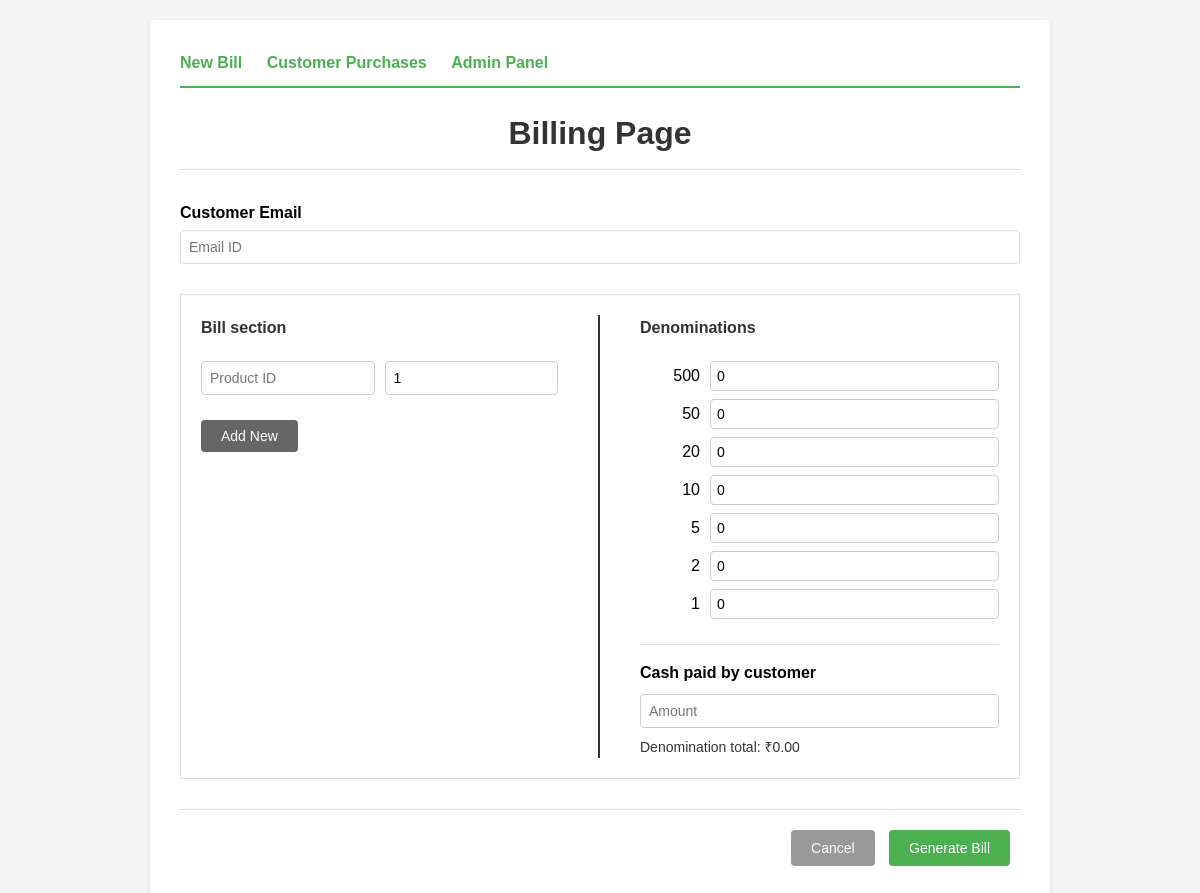
The page / on the database its author committed.
### billing/models.py (models this page shows, shortened)
class ShopDenomination(models.Model):
    value = models.IntegerField(unique=True)
    count = models.IntegerField(
        validators=[MinValueValidator(0)],
        default=0
    )
    class Meta:
        ordering = ['-value']

### billing/views.py (the view)
# urls.py: path('', views.index, name='index'),
def index(request):
    products = Product.objects.all()
    denominations = ShopDenomination.objects.all()
    return render(request, 'billing/index.html', {
        'products': products,
        'denominations': denominations
    })

### templates/billing/index.html (shortened to what this page needs)
{% extends 'base.html' %}
{% block content %}
<h1 class="page-title">Billing Page</h1>
<div class="customer-section">
    <label for="customer_email">Customer Email</label>
    <input type="email" id="customer_email" placeholder="Email ID" required>
</div>
<div class="billing-section">
    <div class="bill-items">
        <h3>Bill section</h3>
        <div id="product-items">
            <div class="product-row">
                <input type="text" class="product-id" placeholder="Product ID">
                <input type="number" class="quantity" placeholder="Quantity" min="1" value="1">
            </div>
        </div>
        <button type="button" class="add-new-btn" onclick="addProductRow()">Add New</button>
    </div>
    <div class="denominations">
        <h3>Denominations</h3>
        {% for denom in denominations %}
        <div class="denom-row">
            <label>{{ denom.value }}</label>
            <input type="number"
                   id="denom_{{ denom.value }}"
                   class="denomination-count"
                   data-value="{{ denom.value }}"
                   placeholder="Count"
                   min="0"
                   value="0">
        </div>
        {% endfor %}
        <div class="cash-paid-section">
            <label for="amount_paid">Cash paid by customer</label>
             <input type="number"
                 id="amount_paid"
                 placeholder="Amount"
                 min="0"
                 step="0.01"
                 required>
             <div style="margin-top:8px;font-size:14px;color:#333">Denomination total: ₹<span id="denom_total">0.00</span></div>
        </div>
    </div>
</div>
<div class="button-group">
    <button type="button" class="secondary" onclick="resetForm()">Cancel</button>
    <button type="button" onclick="generateBill()">Generate Bill</button>
</div>
{% endblock %}

### templates/base.html (style rules this page uses)
* { margin: 0; padding: 0; box-sizing: border-box; }
body { font-family: Arial, sans-serif; line-height: 1.6; padding: 20px; background-color: #f4f4f4; }
h1, h2, h3 { margin-bottom: 20px; color: #333; }
label { display: block; margin-bottom: 5px; font-weight: bold; }
input[type="text"], input[type="email"], input[type="number"] { width: 100%; padding: 8px; border: 1px solid #ddd; border-radius: 4px; font-size: 14px; }
button { padding: 10px 20px; background-color: #4CAF50; color: white; border: none; border-radius: 4px; cursor: pointer; font-size: 14px; margin-right: 10px; }
button.secondary { background-color: #999; }

### templates/billing/index.html (style rules this page uses)
.page-title { text-align: center; margin-bottom: 30px; padding-bottom: 10px; border-bottom: 1px solid #ddd; }
.customer-section { margin-bottom: 30px; }
.billing-section { display: grid; grid-template-columns: 1fr 1fr; gap: 0; margin-top: 20px; border: 1px solid #ddd; padding: 20px; }
.bill-items { border-right: 2px solid #333; padding-right: 40px; }
.bill-items h3 { margin-bottom: 20px; font-size: 16px; }
.denominations { padding-left: 40px; }
.denominations h3 { margin-bottom: 20px; font-size: 16px; }
.product-row { display: grid; grid-template-columns: 1fr 1fr; gap: 10px; margin-bottom: 10px; }
.product-row input { padding: 8px; border: 1px solid #ccc; font-size: 14px; }
.add-new-btn { margin-top: 15px; background-color: #666; padding: 8px 20px; }
.denom-row { display: grid; grid-template-columns: 60px 1fr; gap: 10px; align-items: center; margin-bottom: 8px; }
.denom-row label { margin: 0; text-align: right; font-weight: normal; }
.denom-row input { padding: 6px; border: 1px solid #ccc; font-size: 14px; }
.cash-paid-section { margin-top: 25px; padding-top: 15px; border-top: 1px solid #ddd; }
.cash-paid-section label { display: block; margin-bottom: 8px; font-weight: bold; }
.cash-paid-section input { width: 100%; padding: 8px; border: 1px solid #ccc; font-size: 14px; }
.button-group { margin-top: 30px; text-align: right; padding-top: 20px; border-top: 1px solid #ddd; }

### rows shown on the page
ShopDenomination: value "500"
ShopDenomination: value "50"
ShopDenomination: value "20"
ShopDenomination: value "10"
ShopDenomination: value "5"
ShopDenomination: value "2"
ShopDenomination: value "1"
